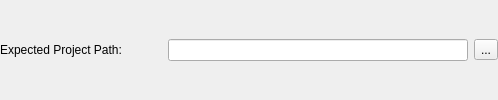
                <widget class="QWidget" name="w_expectedPrjPath" native="true">
                 <layout class="QGridLayout" name="gridLayout_4">
                  <property name="leftMargin">
                   <number>0</number>
                  </property>
                  <property name="topMargin">
                   <number>0</number>
                  </property>
                  <property name="rightMargin">
                   <number>0</number>
                  </property>
                  <property name="bottomMargin">
                   <number>0</number>
                  </property>
                  <item row="0" column="1">
                   <spacer name="horizontalSpacer_21">
                    <property name="orientation">
                     <enum>Qt::Orientation::Horizontal</enum>
                    </property>
                    <property name="sizeHint" stdset="0">
                     <size>
                      <width>40</width>
                      <height>20</height>
                     </size>
                    </property>
                   </spacer>
                  </item>
                  <item row="0" column="2">
                   <widget class="QLineEdit" name="e_expectedPrjPath">
                    <property name="minimumSize">
                     <size>
                      <width>300</width>
                      <height>0</height>
                     </size>
                    </property>
                   </widget>
                  </item>
                  <item row="0" column="3">
                   <widget class="QToolButton" name="b_expectedPrjPath">
                    <property name="text">
                     <string>...</string>
                    </property>
                   </widget>
                  </item>
                  <item row="0" column="0">
                   <widget class="QLabel" name="l_expectedPrjPath">
                    <property name="text">
                     <string>Expected Project Path:</string>
                    </property>
                   </widget>
                  </item>
                 </layout>
                </widget>
